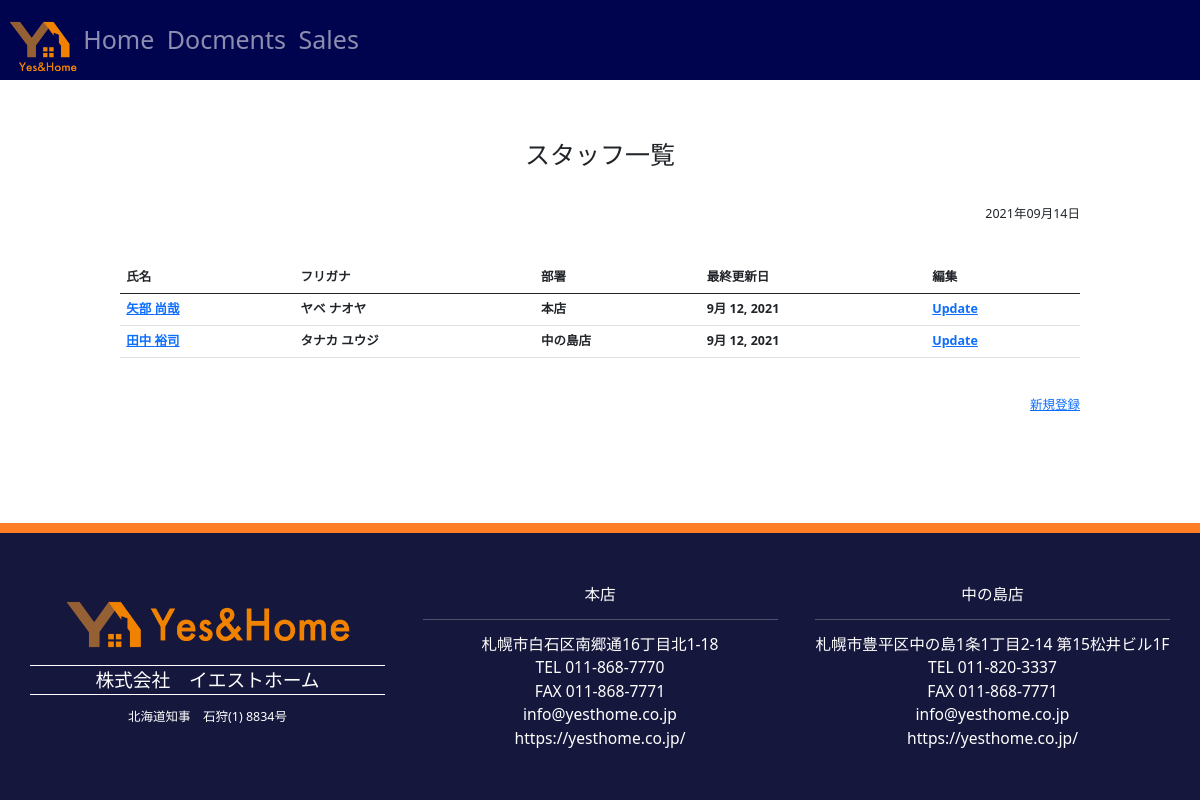
Page /docs/staff_top/ (signed in) on the committed database.
### docs/models.py (models this page shows, shortened)
class StaffModel(models.Model):
    class Meta:
        verbose_name_plural = '52_スタッフデータ'
    lastname = models.CharField(verbose_name='姓', max_length=20, default='')
    firstname = models.CharField(verbose_name='名', max_length=20, default='')
    lastnamekana = models.CharField(verbose_name='姓（フリガナ）', max_length=20, default='')
    firstnamekana = models.CharField(verbose_name='名（フリガナ）', max_length=20, default='')
    nameen = models.CharField(verbose_name='Lastname Firstname', max_length=100, default='')
    department=models.CharField(verbose_name='部署', default='', blank=True, null=True, max_length=10)
    age = models.PositiveSmallIntegerField(verbose_name='年齢', default='', blank=True, null=True, )
    gender = models.CharField(verbose_name='性別', default='', blank=True, null=True, choices=(('1','男性'), ('2', '女性'), ('3', 'その他')), max_length=1)
    birthday = models.DateField(verbose_name='生年月日', blank=True, null=True, default='2000-01-01')
    postcode = models.CharField(verbose_name='郵便番号', default='', max_length=10, blank=True, null=True)
    address1 = models.CharField(verbose_name='住所1', default='', blank=True, null=True, max_length=100)
    address2 = models.CharField(verbose_name='住所2', default='', blank=True, null=True, max_length=100)
    email = models.EmailField(verbose_name='E-mail', default='', blank=True, null=True, max_length=100, )
    tel1 = models.CharField(verbose_name='電話番号1', default='', blank=True, null=True, max_length=20,)
    tel2 = models.CharField(verbose_name='電話番号2', default='', blank=True, null=True, max_length=20,)
    fax = models.CharField(verbose_name='FAX', default='', blank=True, null=True, max_length=20, )
    remarks = models.TextField(verbose_name='特記事項', blank=True, null=True, default='特記なし')
    postdate = models.DateField(verbose_name='登録日時', auto_now_add=True, null=True)
    update = models.DateField(verbose_name='更新日時', auto_now=True, null=True)

### docs/views.py (the view)
# urls.py: path("staff_top/", views.staff_top, name="staff_top"),
@login_required
def staff_top(request):
    staff_list = StaffModel.objects.all()
    context = {"staff_list": staff_list}
    return render(request, "staff_top.html", context)

### templates/staff_top.html
{% extends 'base.html' %}
{% block content %}
<div class="main-screen">
    <div class="container mt-5">
        <h2 class="text-center">スタッフ一覧</h2>
    </div>
    <div class="container mt-5">
        <p class="text-end">{% now "Y年m月d日" %}</p>
    </div>
    <div class="container mt-5">
        {% if staff_list %}
        <table class="table">
            <thead>
            <tr>
                <th>氏名</th>
                <th>フリガナ</th>
                <th>部署</th>
                <th>最終更新日</th>
                <th>編集</th>
            </tr>
            </thead>
            <tbody>
            {% for staff in staff_list %}
            <tr>
                <th><a href="{% url 'staff_detail' staff.id %}">{{ staff.lastname }} {{ staff.firstname }}</a></th>
                <th>{{ staff.lastnamekana }} {{ staff.firstnamekana }}</th>
                <th>{{ staff.department }}</th>
                <th>{{ staff.update }}</th>
                <th><a href="{% url 'staff_edit' staff.id %}">Update</a></th>
            </tr>
            {% endfor %}
            </tbody>
        </table>
        {% else %}
        <p>スタッフはまだ登録されていません。</p>
        {% endif %}
        <div class="container mt-5">
            <p class="text-end"><a href="{% url 'staff_new' %}">新規登録</a></p>
        </div>
    </div>
</div>
{% endblock content %}

### static/css/style.css (style rules this page uses)
:root { --font-family-sans-serif: "游明朝","Helvetica Neue", Helvetica, Arial, Meiryo, "游ゴシック体", "Yu Gothic", YuGothic, "Hiragino Kaku Gothic ProN", sans-serif; --font-family-monospace: SFMono-Regular, Menlo, Monaco, Consolas, "Liberation Mono", "Courier New", monospace; }
html { font-size: 12.5px; }
.main-screen { width: 80%; margin-top: 0px; margin-bottom: 0px; margin-right: auto; margin-left : auto; }
h6, h5, h4, h3, h2, h1 { font-family: "游ゴシック体", "Helvetica Neue", Helvetica, Arial, Meiryo, "游明朝", "Yu Gothic", YuGothic, "Hiragino Kaku Gothic ProN", sans-serif; font-weight: 500; }
.container { padding: 0; margin-top: 40px; }

### rows in the picture
StaffModel: lastname "矢部", firstname "尚哉", lastnamekana "ヤベ", firstnamekana "ナオヤ", department "本店", update "9月 12, 2021"
StaffModel: lastname "田中", firstname "裕司", lastnamekana "タナカ", firstnamekana "ユウジ", department "中の島店", update "9月 12, 2021"
